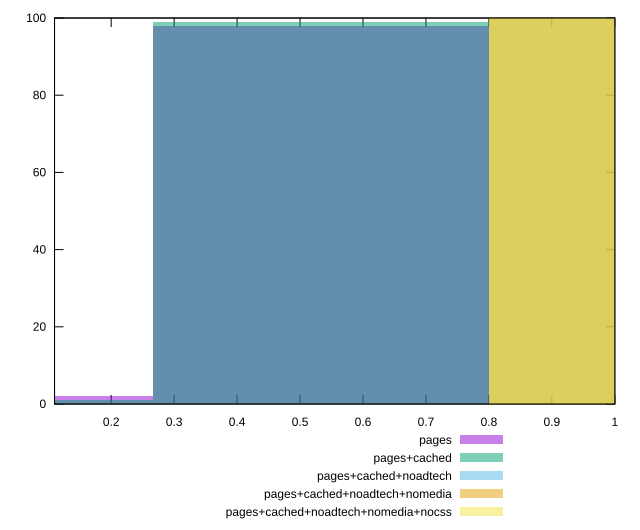

This figure's gnuplot source:
reset

$pages <<EOF
0 2
0.532952147524452 98
EOF

$pagesCached <<EOF
0 1
0.532952147524452 99
EOF

$pagesCachedNoadtech <<EOF
1.065904295048904 100
EOF

$pagesCachedNoadtechNomedia <<EOF
1.065904295048904 100
EOF

$pagesCachedNoadtechNomediaNocss <<EOF
1.065904295048904 100
EOF

set key outside below
set boxwidth 0.532952147524452
set xrange [0.11:1]
set yrange [0:100]
set trange [0:100]
set style fill transparent solid 0.5 noborder
set terminal svg size 640, 530 enhanced background rgb 'white'
set output "report_00023_2021-02-20T12:14:57.249Z/speed-index/comparison/histogram/all_score.svg"

plot $pages title "pages" with boxes, \
     $pagesCached title "pages+cached" with boxes, \
     $pagesCachedNoadtech title "pages+cached+noadtech" with boxes, \
     $pagesCachedNoadtechNomedia title "pages+cached+noadtech+nomedia" with boxes, \
     $pagesCachedNoadtechNomediaNocss title "pages+cached+noadtech+nomedia+nocss" with boxes

reset
